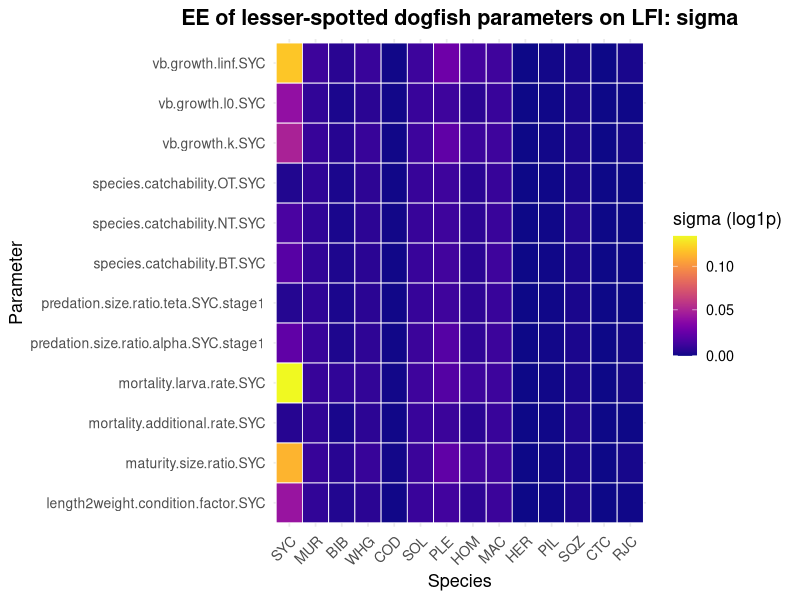

This chart was generated by the following R code:
rm(list = ls())

library(data.table)
library(stringr)
library(dplyr)
library(rlang)
require(ggplot2)
require(viridis)
require(reshape2)

  
plot_heatmap_by_species <- function(data,
                                    species_col = "species",
                                    param_col = "param_label",
                                    value_col = "mu_star",
                                    sp_names,
                                    species_order = NULL,
                                    scale_trans = "log1p",
                                    fill_label = NULL,
                                    plot_title = NULL) {
  
  
  # 使用缺省值或自动生成物种顺序
  if (is.null(species_order)) {
    species_order <- unique(data[[species_col]])
  }
  
  # 确保物种为 factor 并映射缩写
  data[[species_col]] <- factor(data[[species_col]], levels = species_order)
  species_abbr <- sp_names[as.character(data[[species_col]])]
  data[[species_col]] <- factor(species_abbr, levels = sp_names[species_order])
  
  # 创建绘图对象
  p <- ggplot(data, aes_string(x = species_col, y = param_col, fill = value_col)) +
    geom_tile(color = "white", size = 0.3) +
    scale_fill_viridis(
      option = "C",
      direction = 1,
      trans = scale_trans,
      name = fill_label %||% value_col
    ) +
    labs(
      title = plot_title %||% paste("Heatmap of", value_col),
      x = "Species",
      y = "Parameter"
    ) +
    theme_minimal(base_size = 13) +
    theme(
      axis.text.x = element_text(angle = 45, hjust = 1),
      axis.text.y = element_text(size = 10),
      plot.title = element_text(hjust = 0.5, face = "bold")
    )
  
  return(p)
}

# 物种缩写映射
sp_names <- c(
  "sp0" = "SYC",  "sp1" = "MUR",  "sp2" = "BIB",  "sp3" = "WHG",
  "sp4" = "POD",  "sp5" = "COD",  "sp6" = "LYY",  "sp7" = "SOL",
  "sp8" = "PLE",  "sp9" = "HOM",  "sp10" = "MAC", "sp11" = "HER",
  "sp12" = "PIL", "sp13" = "SQZ", "sp14" = "CTC", "sp15" = "RJC"
)

# 设置物种顺序
species_all <- paste0("sp", 0:15)

# ---------- 读取数据 ---------- 
EE_stats <- fread("5.elementary_effect/EE_outputs/EE_LFI_by_species_stats.csv")

# 去掉非捕捞物种
EE_stats <- filter(EE_stats, !(species %in% c("sp4", "sp6")))


# ---------- 合并参数名称映射 ----------
mapping <- fread("5.elementary_effect/param_name_map.csv")
EE_stats <- merge(EE_stats, mapping, by = "param_name", all.x = TRUE)

# ---------- 筛选：仅相关参数 ----------
EE_stats <- filter(EE_stats, str_detect(param_species, "SYC"))

# 指标列名称，mu mu_star sigma
metric_col <- "sigma"

# 只保留想要画的指标列，比如 mu_star、sigma 等
heat_data <- melt(
  dcast(EE_stats, param_label ~ species, value.var = metric_col),
  id.vars = "param_label",
  variable.name = "species",
  value.name = metric_col
)

# 绘图
plot_heatmap_by_species(
  data = heat_data,
  species_col = "species",
  param_col = "param_label",
  value_col = metric_col,
  sp_names = sp_names,
  species_order = species_all,
  scale_trans = "log1p",
  fill_label = paste(metric_col, "(log1p)"),
  plot_title = paste("EE of lesser-spotted dogfish parameters on LFI:", metric_col)
)

  
